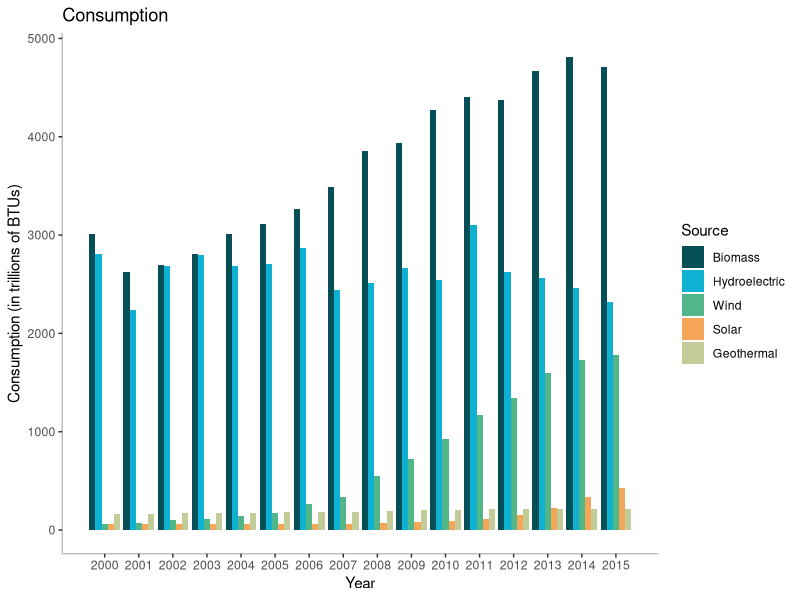
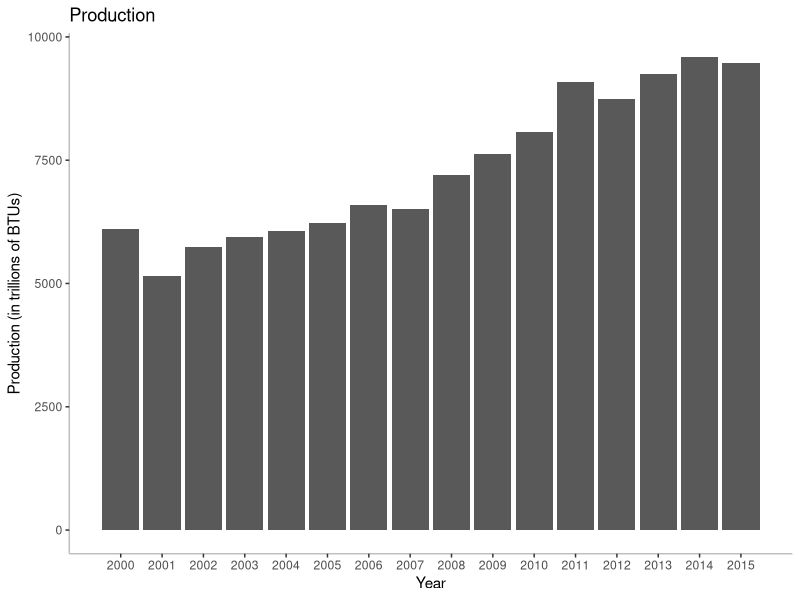

Here is the R script that generated these plots, in order:
library(readr)
library(dplyr)
library(tidyr)
library(ggplot2)

renewables <- read_csv("Renewables by source.csv")

renewables.prod <- gather(renewables, Source, `Production (in trillions of BTUs)`, -(Year:`Total Biomass Energy Production`), -(`Hydroelectric Power Consumption`:`Total Renewable Energy Consumption`))

renewables.consum <- gather(renewables, Source, `Consumption (in trillions of BTUs)`, `Hydroelectric Power Consumption`:`Wind Energy Consumption`, `Total Biomass Energy Consumption`, -(`Biofuels Production`:`Total Renewable Energy Production`), -(`Wood Energy Consumption`:`Biofuels Consumption`), -(`Total Renewable Energy Consumption`))

renewables.consum$Source <- factor(renewables.consum$Source, levels = c("Total Biomass Energy Consumption", "Hydroelectric Power Consumption",
                                                                        "Wind Energy Consumption", "Solar Energy Consumption", "Geothermal Energy Consumption"))

renewables.consum <- renewables.consum[order(renewables.consum$Source), ]

ggplot(renewables.consum, aes(x = Year, y = `Consumption (in trillions of BTUs)`, fill = Source)) +
  geom_bar(stat = "identity", position = "dodge") +
  scale_x_continuous(breaks = 2000:2015) +
  scale_fill_manual(name = "Source",
                    values = c("#074F57", "#0EB1D2", "#52B788", "#F5A658", "#C1CC99"),
                    labels = c("Biomass", "Hydroelectric", "Wind", "Solar", "Geothermal")) +
  ggtitle("Consumption") +
  theme(panel.grid.major = element_blank(), panel.grid.minor = element_blank(),
        panel.background = element_blank(), axis.line = element_line(color = "grey"))
  
ggplot(renewables.prod, aes(x = Year, y = `Production (in trillions of BTUs)`)) +
  geom_bar(stat = "identity") +
  scale_x_continuous(breaks = 2000:2015) +
  ggtitle("Production") +
  theme(panel.grid.major = element_blank(), panel.grid.minor = element_blank(),
        panel.background = element_blank(), axis.line = element_line(color = "grey"))

# SOURCES

# US Energy Information Administration
